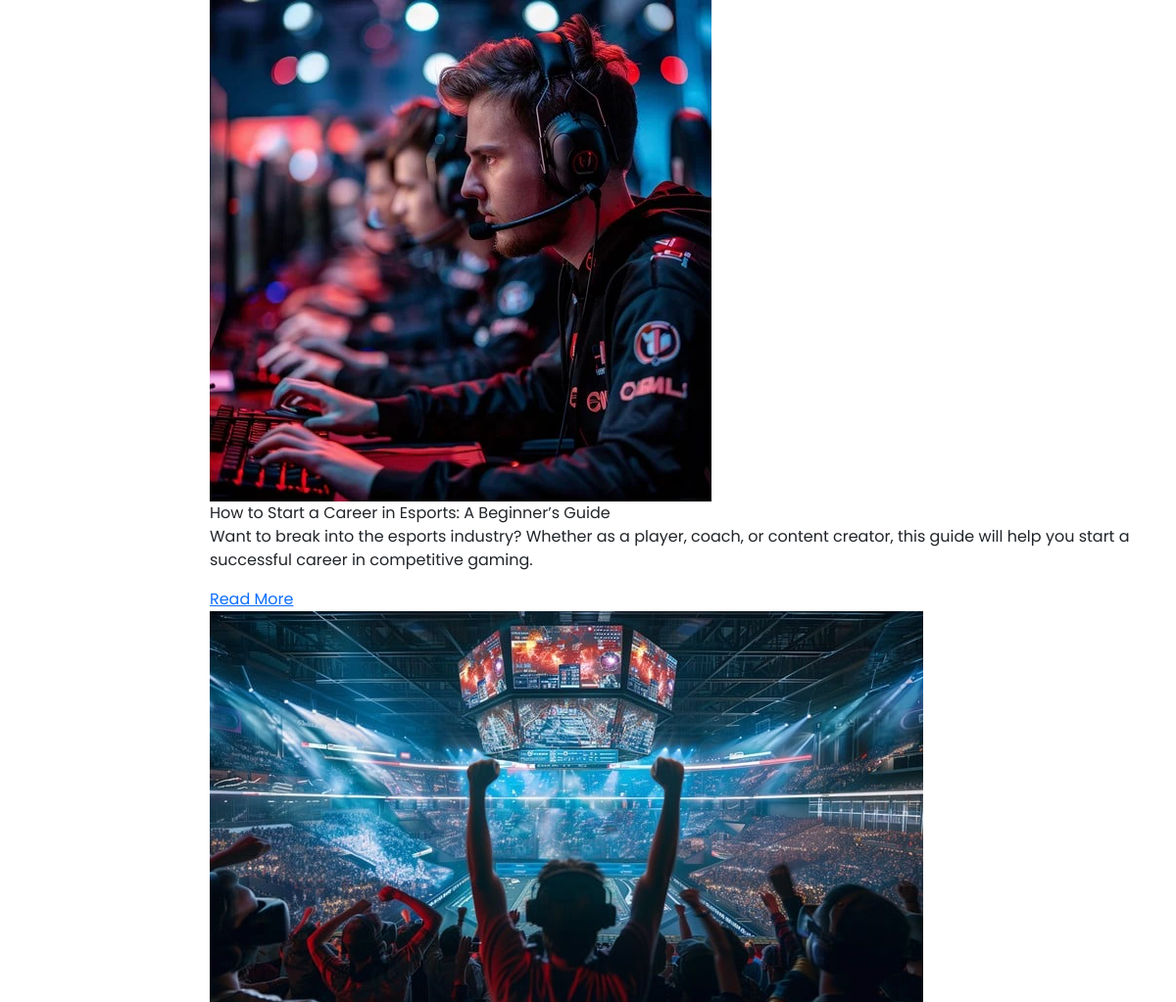
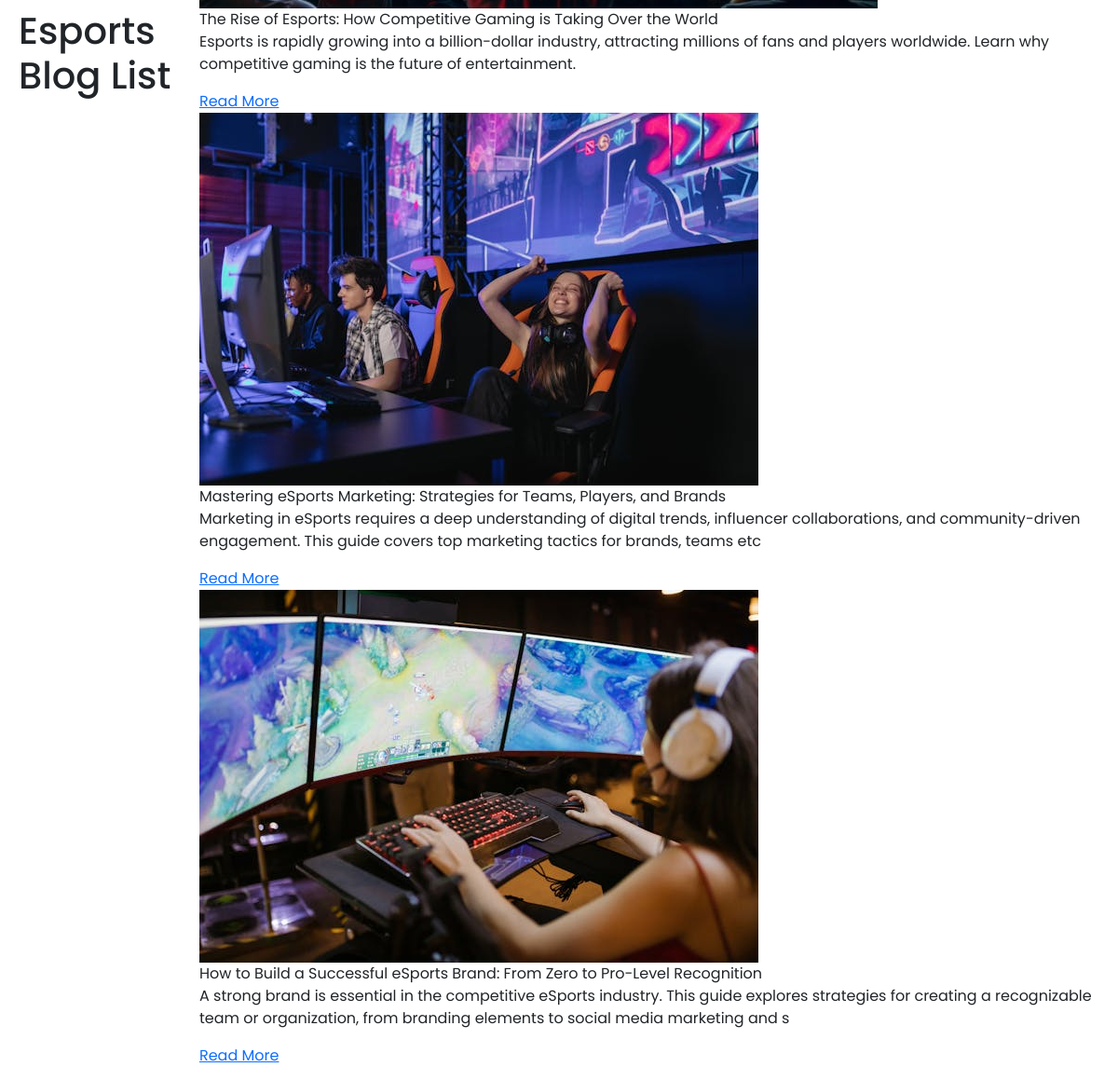
Before: /blog/esports/ with the older database file (2 pictures, top to bottom).
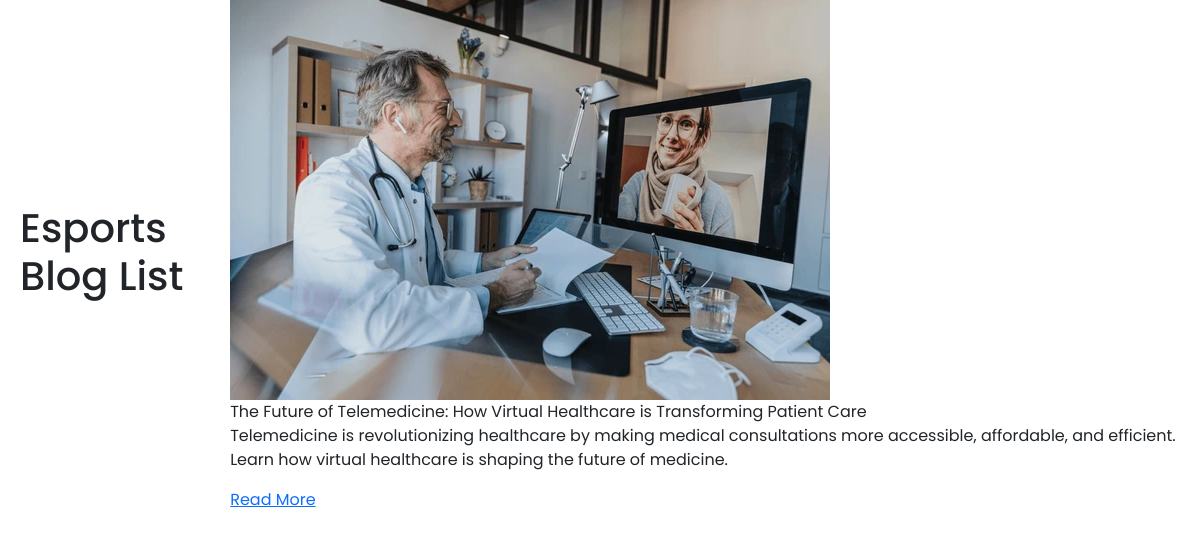
After: the same page with the newer database file.
### blog/models.py (models this page shows, shortened)
class Blog(models.Model):
    BLOG_TYPE_CHOICES = [
        ('commerce', 'commerce'),
        ('energy', 'energy'),
        ('esports', 'esports'),
        ('fintech', 'fintech'),
        ('healthcare', 'healthcare'),
        ('realestate', 'realestate'),
        ('tour', 'tour'),
    ]
    title = models.CharField(max_length=255)
    slug = models.SlugField(unique=False, blank=True)
    image = models.ImageField(upload_to="blog/images/blog_images")
    content = models.TextField()
    short_description = models.CharField(max_length=200, blank=True, null=True)
    category = models.CharField(max_length=100)
    published_date = models.DateTimeField(auto_now_add=True)
    author = models.CharField(max_length=100, default="Unknown Author")
    author_description = models.TextField(default="No description available.")
    author_image = models.ImageField(
    upload_to='blog/images/author_images/',
    default='blog/images/author_images/default_author_image.png',
    blank=True, null=True
    )
    active = models.BooleanField(default=True)
    tags = models.ManyToManyField(Tag, blank=True)
    blog_type = models.CharField(
        max_length=20, choices=BLOG_TYPE_CHOICES, default='healthcare'
    )  # Default value corrected

### blog/views.py (the view)
# urls.py: path("esports/", views.blog_list, {"blog_type": "esports"}, name="esports_blog_list"),
def blog_list(request, blog_type=None):
    if blog_type not in dict(Blog.BLOG_TYPE_CHOICES).keys():
        messages.error(request, 'Invalid blog type!')
        return redirect('blog:form')
    blogs = Blog.objects.filter(active=True, blog_type=blog_type).order_by("-published_date")
    for blog in blogs:
        if not blog.slug or not slugify(blog.slug):
            blog.slug = slugify(blog.title)
            blog.save()
    return render(request, f'{blog_type}_blog_list.html', {
        "blogs": blogs,
        "blog_type": blog_type
    })

### blog/templates/esports_blog_list.html (shortened to what this page needs)
{% load static %}
<!DOCTYPE html>
<html lang="en">
<head>
    <link href="https://cdn.jsdelivr.net/npm/bootstrap@5.3.0-alpha1/dist/css/bootstrap.min.css" rel="stylesheet">
    <link rel="stylesheet" href="{% static 'css/styles.css' %}">
</head>
<body>
    <div class="container">
        <h1 class="page-title">Esports Blog List</h1>
        <div class="blog-grid">
            {% for blog in blogs %}
            <div class="blog-card">
                <div class="blog-image">
                    {% if blog.image %}
                        <img src="{{ blog.image.url }}" alt="{{ blog.title }}" class="blog-img">
                    {% else %}
                        <img src="{% static 'images/default_blog_image.jpg' %}" alt="{{ blog.title }}" class="blog-img">
                    {% endif %}
                    <div class="blog-title">{{ blog.title }}</div>
                </div>
                <div class="blog-content">
                    <p class="blog-text">{{ blog.short_description|default:blog.content|truncatewords:30|safe }}</p>
                    <a href="{% url 'esports_blog_detail' blog.slug %}" class="read-more" aria-label="Read more about {{ blog.title }}">Read More</a>
                </div>
            </div>
            {% endfor %}
        </div>
    </div>
</body>
</html>

Changed rows visible on the page:
removed Blog: image (picture), title "How to Start a Career in Esports: A Beginner’s Guide", short_description "Want to break into the esports industry? Whether as a player, coach, or content creator, this guide will help you start a successful career in competitive gaming."
removed Blog: image (picture), title "The Rise of Esports: How Competitive Gaming is Taking Over the World", short_description "Esports is rapidly growing into a billion-dollar industry, attracting millions of fans and players worldwide. Learn why competitive gaming is the future of entertainment."
removed Blog: image (picture), title "Mastering eSports Marketing: Strategies for Teams, Players, and Brands", short_description "Marketing in eSports requires a deep understanding of digital trends, influencer collaborations, and community-driven engagement. This guide covers top marketing tactics for brands, teams etc"
no longer on this page (row edited): Blog: image (picture), title "How to Build a Successful eSports Brand: From Zero to Pro-Level Recognition", short_description "A strong brand is essential in the competitive eSports industry. This guide explores strategies for creating a recognizable team or organization, from branding elements to social media marketing and s"
now on this page (row edited): Blog: image (placeholder picture), title "The Future of Telemedicine: How Virtual Healthcare is Transforming Patient Care", short_description "Telemedicine is revolutionizing healthcare by making medical consultations more accessible, affordable, and efficient. Learn how virtual healthcare is shaping the future of medicine."
